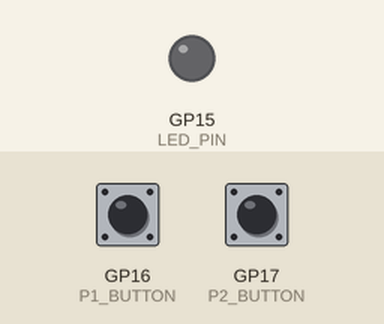
This sketch was run on a simulated Raspberry Pi Pico. Shown: output pins drawn as LEDs (lit = HIGH). The inputs (shaded band) are chosen by the test bench; at power-on: GP16 (P1_BUTTON) HIGH, GP17 (P2_BUTTON) HIGH. Random numbers use the default seed unless the sketch sets one; what the sketch prints to the serial monitor is not drawn.

Above: at 1.2 s.
1.3 s: GP16 (P1_BUTTON) pulled LOW for 0.15 s
At 1.45 s:
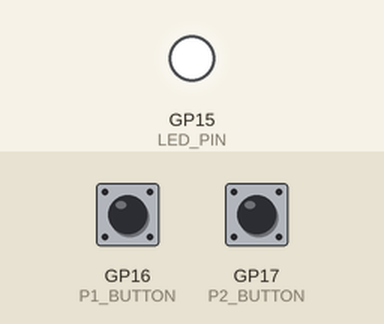
4.4 s: GP16 (P1_BUTTON) pulled LOW for 3.2 s
9.1 s: GP16 (P1_BUTTON) pulled LOW for 1 s
Timing chart, 0 to 17.1 s (numbered marks = the images above; inputs shaded):
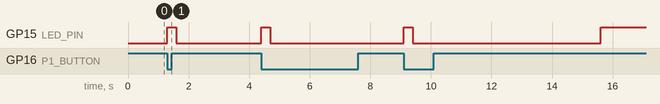

The sketch:

sketch.ino
```cpp
// ------------------------------------------------------------
// Project 19 - Mini Reaction Game (two players!)
// The white LED lights after a random wait. Player 1 (red
// button, GP16) and Player 2 (blue button, GP17) race to
// press first. Pressing BEFORE the light is a false start and
// gives the point to the other player. First to 3 points
// wins the match.
//
// Wiring:
//   LED:     GP15 (Physical Pin 20) -> 220 ohm -> LED -> GND
//   Player1: GP16 (Physical Pin 21) -> btn 1.l, btn 2.l -> GND
//   Player2: GP17 (Physical Pin 22) -> btn 1.l, btn 2.l -> GND
// ------------------------------------------------------------

const int LED_PIN = 15;    // GP15, physical pin 20
const int P1_BUTTON = 16;  // GP16, physical pin 21 - red button
const int P2_BUTTON = 17;  // GP17, physical pin 22 - blue button

const int POINTS_TO_WIN = 3;

int scoreP1 = 0;
int scoreP2 = 0;

void setup() {
  pinMode(LED_PIN, OUTPUT);
  pinMode(P1_BUTTON, INPUT_PULLUP);
  pinMode(P2_BUTTON, INPUT_PULLUP);
  randomSeed(analogRead(A0));   // noise -> different delays each round
  Serial.begin(115200);
  Serial.println("=== REACTION DUEL: first to 3 points wins! ===");
}

bool pressed(int pin) {
  return digitalRead(pin) == LOW;      // LOW = pressed (pull-up)
}

void waitForBothReleased() {
  while (pressed(P1_BUTTON) || pressed(P2_BUTTON)) {
    delay(10);                         // wait for both to let go
  }
}

void printScore() {
  Serial.print("Score -> Player1: ");
  Serial.print(scoreP1);
  Serial.print(" | Player2: ");
  Serial.println(scoreP2);
}

// The random wait, done WITHOUT delay(): we check the buttons
// every few milliseconds so nobody can cheat with an early press.
// Returns true if someone pressed too early.
bool suspenseWait(unsigned long duration) {
  unsigned long start = millis();
  while (millis() - start < duration) {
    if (pressed(P1_BUTTON)) { scoreP2++; return true; }   // cheat!
    if (pressed(P2_BUTTON)) { scoreP1++; return true; }   // cheat!
  }
  return false;
}

void loop() {
  Serial.println("\nNew round! Wait for the WHITE light...");

  waitForBothReleased();
  digitalWrite(LED_PIN, LOW);

  // Suspense period - early presses are punished
  if (suspenseWait(random(2000, 6000))) {
    digitalWrite(LED_PIN, HIGH);       // flash briefly as penalty
    delay(300);
    digitalWrite(LED_PIN, LOW);
    Serial.println("FALSE START! Point goes to the other player.");
    printScore();
  } else {
    // GO! First press wins the round
    digitalWrite(LED_PIN, HIGH);
    unsigned long goTime = millis();

    int winner = 0;
    while (winner == 0) {
      if (pressed(P1_BUTTON)) winner = 1;
      if (pressed(P2_BUTTON)) winner = 2;
    }

    unsigned long elapsed = millis() - goTime;
    digitalWrite(LED_PIN, LOW);

    Serial.print("Player ");
    Serial.print(winner);
    Serial.print(" reacted in ");
    Serial.print(elapsed);
    Serial.println(" ms!");
    if (winner == 1) scoreP1++; else scoreP2++;
    printScore();
  }

  // Match over? Then reset and play again
  if (scoreP1 >= POINTS_TO_WIN || scoreP2 >= POINTS_TO_WIN) {
    Serial.print("*** PLAYER ");
    Serial.print(scoreP1 > scoreP2 ? 1 : 2);
    Serial.println(" WINS THE MATCH! ***");
    scoreP1 = 0;
    scoreP2 = 0;
    Serial.println("Scores reset - play again!");
  }
}
```
